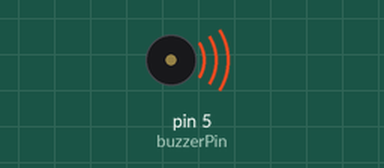
This sketch was run on a simulated Arduino Uno, built with avr-gcc and run on an emulated ATmega328P. Parts: buzzer (waves = sounding).

Above: at 0.1 s.
At 0.6 s:
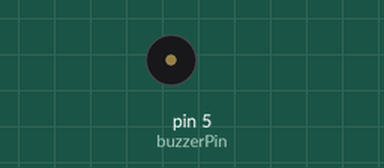
Timing chart, 0 to 2.1 s (numbered marks = the images above):
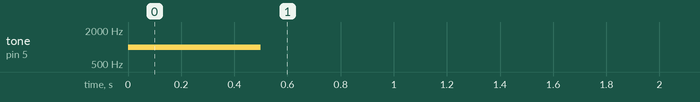

The sketch:

lab3_buzzer.ino
```cpp
const int buzzerPin = 5;

void setup()
{
    tone(buzzerPin, 1000);
    delay(500);
    noTone(buzzerPin);
}

void loop()
{
}
```
